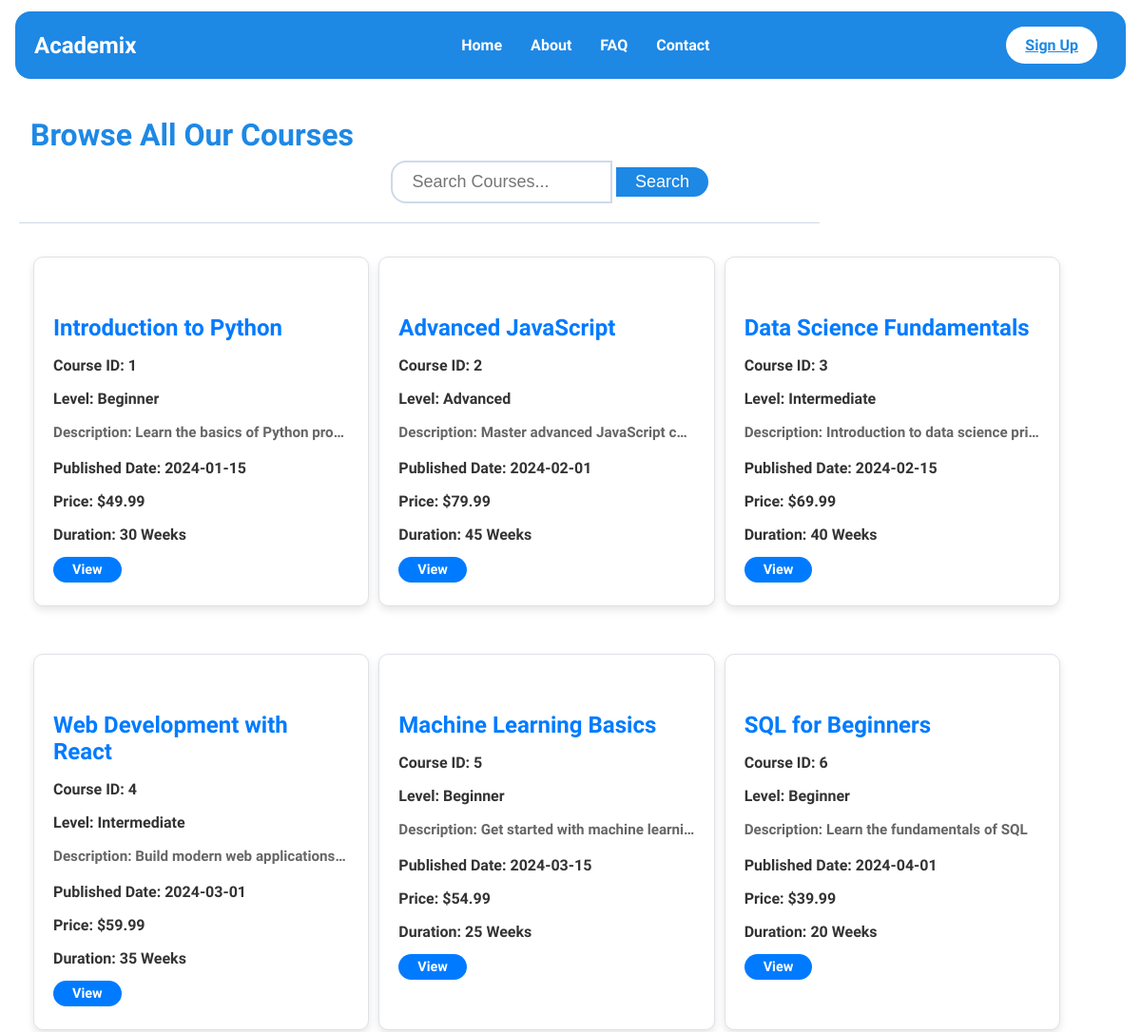
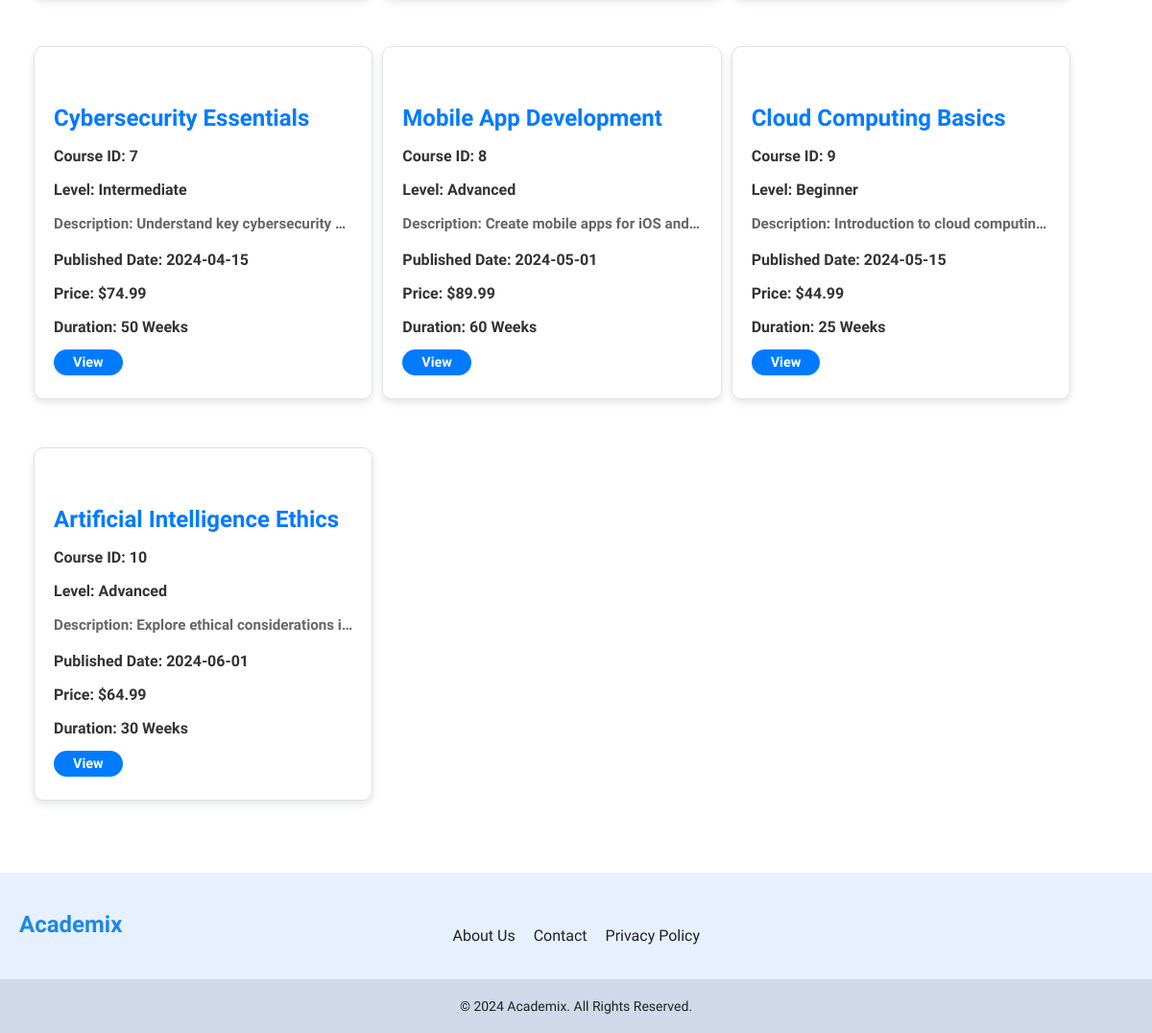
Page /all-courses/index.php on the committed database (2 pictures, top to bottom).
### tables this page shows
CREATE TABLE course (
    course_id INT PRIMARY KEY AUTO_INCREMENT,
    course_name VARCHAR(255),
    level VARCHAR(50),
    thumbnail_url VARCHAR(255),
    description TEXT,
    published_date DATE,
    price DECIMAL(10, 2),
    duration INT,
    subject_id INT,
    remarks TEXT,
    status VARCHAR(50),
    reviewed_time DATETIME,
    reviewer_id INT,
    publish_time DATETIME,
    publisher_id INT,
    FOREIGN KEY (subject_id) REFERENCES subject(subject_id),
    FOREIGN KEY (reviewer_id) REFERENCES course_reviewer(reviewer_id),
    FOREIGN KEY (publisher_id) REFERENCES course_publisher(publisher_id)
);

### all-courses/index.php (the view, shortened to what this page needs)
<!DOCTYPE html>
<html lang="en">
<head>
    <?php
    include "../utils/db.php";
    ?>
    <link rel="stylesheet" href="../styles/global.css">
    <link rel="stylesheet" href="../styles/components.css">
    <link rel="stylesheet" href="../styles/all-courses.css">
    <link rel="stylesheet" href="../styles/components/search-bar.css">
</head>
<body>
    <?php
    $sql = "SELECT * FROM course";
    $result = $conn->query($sql);
    include "../components/layout/header.php";
    ?>
    <main>
        <h1 class="heading">Browse All Our Courses</h1>
        <div class="search-bar search-bar-margin">
            <form action="" method="GET">
                <input type="text" name="search" placeholder="Search Courses...">
                <button id="search-button">Search</button>
            </form>
        </div>
        <div class="courses-list">
            <div class="course-item">
                <div class="course-container">
                    <div class="course-box">
                        <?php
                        echo "<div class='course-container'>";
                        while ($row = $result->fetch_assoc()) {
                            echo "
                                <div class='card mb-3 course-card'>
                                    <div class='row g-0'>
                                        <div class='col-md-12'>
                                            <div class='card-body'>
                                                <h5 class='card-title'>{$row['course_name']}</h5>
                                                <p class='card-text'><strong>Course ID:</strong> {$row['course_id']}</p>
                                                <p class='card-text'><strong>Level:</strong> {$row['level']}</p>
                                                <p class='card-text description'><strong>Description:</strong> {$row['description']}</p>
                                                <p class='card-text'><strong>Published Date:</strong> {$row['published_date']}</p>
                                                <p class='card-text'><strong>Price:</strong> \${$row['price']}</p>
                                                <p class='card-text'><strong>Duration:</strong> {$row['duration']} Weeks</p>
                                                <a class='btn btn-primary btn-sm' href='../all-courses/edit.php?id={$row['course_id']}'>View</a>
                                            </div>
                                        </div>
                                    </div>
                                </div>
                            ";
                        }
                        echo "</div>";
                        ?>
                    </div>
                </div>
            </div>
        </div>
    </main>
    <?php include "../components/layout/footer.php"; ?>
</body>
</html>

### components/layout/header.php (shortened to what this page needs)
<?php
include "../../utils/auth.php";
?>
<header class="header">
  <div class="logo">Academix</div>
  <nav class="nav">
    <ul class="nav-links">
      <li><a href="/">Home</a></li>
      <li><a href="/about-us">About</a></li>
      <li><a href="/faq">FAQ</a></li>
      <li><a href="/contact-us">Contact</a></li>
    </ul>
  </nav>
  <?php if (isset($_SESSION['user_id'])) { ?>
    <a class="special-button" href="<?php
                                    $role = $_SESSION['role'];
                                    echo $auth_info[$role]['redirect'];
                                    ?>">
      <?php echo $auth_info[$role]['button']; ?>
    </a>
    <form method="post" style="display:inline;">
      <button type="submit" name="sign_out" class="special-button">Sign Out</button>
    </form>
  <?php } else { ?>
    <a class="special-button" href="/sign-up">Sign Up</a>
  <?php } ?>
</header>

### components/layout/footer.php (shortened to what this page needs)
<footer class="footer">
  <div class="footer-content">
    <div class="footer-logo">
      <h3>Academix</h3>
    </div>
    <div class="footer-links">
      <ul>
        <li><a href="/about-us">About Us</a></li>
        <li><a href="/contact-us">Contact</a></li>
        <li><a href="/privacy-policy">Privacy Policy</a></li>
      </ul>
    </div>
    <div class="footer-social">
    </div>
  </div>
  <div class="footer-bottom">
    <p>&copy; 2024 Academix. All Rights Reserved.</p>
  </div>
</footer>

### styles/global.css (style rules this page uses)
:root { --app-bg: #ffffff; --app-white: white; --app-primary: #1e88e5; --app-secondary: #2196f3; --app-active: #cfd9e9; --app-text: #222; --app-mute: #cfd9e9; --app-special: #e6f0ff; --app-error: #ff5353; --font-size-large: 24px; --font-size-small: 14px; --transition: all 300ms ease; }
body { margin: 0; font-family: 'Nunito Sans', system-ui, -apple-system, BlinkMacSystemFont, 'Segoe UI', Roboto, Oxygen, Ubuntu, Cantarell, 'Open Sans', 'Helvetica Neue', sans-serif; background-color: var(--app-bg); }
main { min-height: 80vh; padding: 20px; }

### styles/components.css (style rules this page uses)
.heading { color: var(--app-primary); margin: 0.5rem 0.75rem; }
.header { display: flex; justify-content: space-between; align-items: center; padding: 10px 20px; background-color: var(--app-primary); color: var(--app-white); margin: 0.75rem 1rem; border-radius: 1rem; }
.logo { font-size: 1.5rem; font-weight: bold; }
.nav { flex: 1; }
.nav-links { list-style: none; display: flex; justify-content: center; }
.nav-links li { margin: 0 15px; }
.nav-links a { color: var(--app-white); font-weight: bold; text-decoration: none; }
.special-button { background-color: var(--app-white); border: none; padding: 10px 20px; margin-inline: 10px; color: var(--app-primary); font-weight: bold; border-radius: 2rem; cursor: pointer; transition: var(--transition); }
.footer { background-color: var(--app-special); color: var(--app-text); padding: 40px 0 0 0; text-align: center; }
.footer-content { display: flex; justify-content: space-between; flex-wrap: wrap; max-width: 1200px; margin: 0 auto; padding: 0 20px; }
.footer-logo h3 { font-size: 24px; margin: 0; color: var(--app-primary); }
.footer-links ul { list-style: none; padding: 0; }
.footer-links ul li { display: inline; margin-right: 15px; }
.footer-links ul li a { color: var(--app-text); text-decoration: none; font-size: 16px; transition: color 0.3s ease; }
.footer-bottom { padding: 20px 0; background-color: var(--app-active); margin-top: 20px; }
.footer-bottom p { margin: 0; font-size: 14px; }

### styles/all-courses.css (style rules this page uses)
.btn { display: inline-block; padding: 8px 12px; margin: 4px 0; border: none; border-radius: 4px; cursor: pointer; text-align: center; text-decoration: none; }
.btn-primary { background-color: #007bff; color: white; }
.btn-sm { font-size: 0.9em; padding: 6px 10px; }
.courses-list { display: flex; flex-direction: column; }
.course-item { font-weight: bold; display: flex; justify-content: space-between; align-items: flex-start; margin-bottom: 20px; padding: 15px; border-top: 1px solid var(--app-mute); width: 70%; }
.course-container { display: flex; flex-direction: column; gap: 40px; height: 100%; }
.course-card { border: 1px solid #dee2e6; border-radius: 10px; box-shadow: 0 4px 8px rgba(0, 0, 0, 0.1); transition: transform 0.2s ease-in-out; background-color: #fff; overflow: hidden; margin: 20px 0; }
.course-card .card-body { padding: 20px; }
.course-card .card-title { font-size: 1.5rem; color: #007bff; margin-bottom: 15px; }
.course-card .card-text { font-size: 1rem; margin-bottom: 10px; color: #333; }
.course-card .description { color: #666; font-size: 0.95rem; line-height: 1.5; max-height: 60px; overflow: hidden; text-overflow: ellipsis; white-space: nowrap; }
.course-card .btn { background-color: #007bff; border: none; border-radius: 50px; padding: 5px 20px; transition: background-color 0.2s ease-in-out; }
.course-container { display: grid; width: 90vw; grid-template-columns: repeat(3, 1fr); gap: 10px; }

### styles/components/search-bar.css (style rules this page uses)
.search-bar { display: flex; width: 100%; display: flex; justify-content: center; }
.search-bar input { width: 50%; padding: 10px; padding-inline: 20px; border-radius: 1rem 0rem 0rem 1rem; border: 2px solid var(--app-mute); background-color: var(--app-white); font-size: large; }
#search-button { padding: 5px; cursor: pointer; background-color: var(--app-primary); color: var(--app-white); border: none; border-radius: 0rem 1rem 1rem 0rem; font-size: large; padding-inline: 20px; transition: var(--transition); }
.search-bar-margin { margin-bottom: 20px; }

### rows in the picture
course: course_name "Introduction to Python", course_id "1", level "Beginner", description "Learn the basics of Python pro…", published_date "2024-01-15", price "49.99", duration "30"
course: course_name "Advanced JavaScript", course_id "2", level "Advanced", description "Master advanced JavaScript c…", published_date "2024-02-01", price "79.99", duration "45"
course: course_name "Data Science Fundamentals", course_id "3", level "Intermediate", description "Introduction to data science pri…", published_date "2024-02-15", price "69.99", duration "40"
course: course_name "Web Development with React", course_id "4", level "Intermediate", description "Build modern web applications…", published_date "2024-03-01", price "59.99", duration "35"
course: course_name "Machine Learning Basics", course_id "5", level "Beginner", description "Get started with machine learn…", published_date "2024-03-15", price "54.99", duration "25"
course: course_name "SQL for Beginners", course_id "6", level "Beginner", description "Learn the fundamentals of SQL", published_date "2024-04-01", price "39.99", duration "20"
course: course_name "Cybersecurity Essentials", course_id "7", level "Intermediate", description "Understand key cybersecurity…", published_date "2024-04-15", price "74.99", duration "50"
course: course_name "Mobile App Development", course_id "8", level "Advanced", description "Create mobile apps for iOS and…", published_date "2024-05-01", price "89.99", duration "60"
course: course_name "Cloud Computing Basics", course_id "9", level "Beginner", description "Introduction to cloud computin…", published_date "2024-05-15", price "44.99", duration "25"
course: course_name "Artificial Intelligence Ethics", course_id "10", level "Advanced", description "Explore ethical considerations…", published_date "2024-06-01", price "64.99", duration "30"
